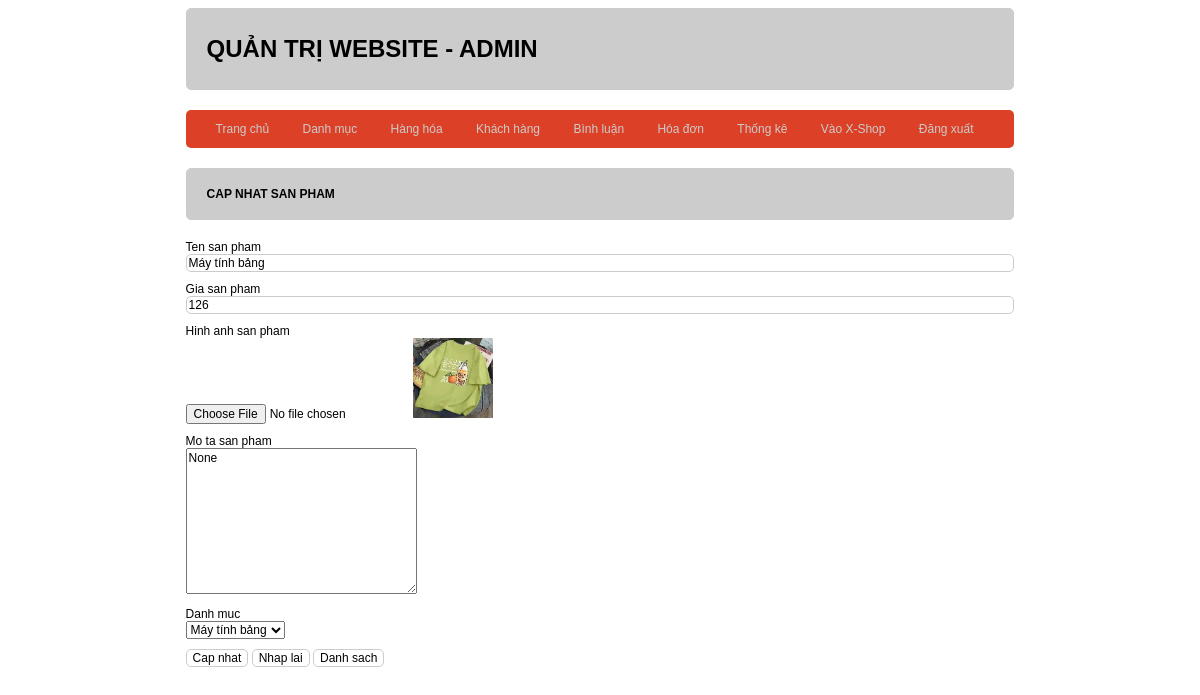
Screenshot of /admin/index.php?act=suasp&id=4 with the database file from the repository.
### tables this page shows
CREATE TABLE `san_pham` (
  `id` int(11) NOT NULL,
  `name` varchar(255) NOT NULL,
  `price` double(10,2) NOT NULL DEFAULT 0.00,
  `image` varchar(255) DEFAULT NULL,
  `mo_ta` text DEFAULT NULL,
  `view` int(11) NOT NULL DEFAULT 0,
  `iddm` int(11) NOT NULL
);

### model/pdo.php (called while the page is built, shortened)
<?php
function pdo_get_connection(){
    $dburl = "mysql:host=localhost;dbname=duanmau_ph23939;charset=utf8";
    $username = 'root';
    $password = '';
    $conn = new PDO($dburl, $username, $password);
    $conn->setAttribute(PDO::ATTR_ERRMODE, PDO::ERRMODE_EXCEPTION);
    return $conn;
}
function pdo_query($sql){
    $sql_args = array_slice(func_get_args(), 1);
    try{
        $conn = pdo_get_connection();
        $stmt = $conn->prepare($sql);
        $stmt->execute($sql_args);
        $rows = $stmt->fetchAll();
        return $rows;
    }
    catch(PDOException $e){
        throw $e;
    }
    finally{
        unset($conn);
    }
}
function pdo_query_one($sql){
    $sql_args = array_slice(func_get_args(), 1);
    try{
        $conn = pdo_get_connection();
        $stmt = $conn->prepare($sql);
        $stmt->execute($sql_args);
        $row = $stmt->fetch(PDO::FETCH_ASSOC);
        return $row;
    }
    catch(PDOException $e){
        throw $e;
    }
    finally{
        unset($conn);
    }
}

### model/san_pham.php (called while the page is built, shortened)
<?php
function loadOne_sanpham($idsp){
    $sql ="select * from san_pham where id=".$idsp;
    $sp=pdo_query_one($sql);
    return $sp;
}
 ?>

### model/danh_muc.php (called while the page is built, shortened)
<?php
function loadAll_danhmuc(){
    $sql = "select * from danh_muc order by id desc";
    $listdanhmuc=pdo_query($sql);
    return $listdanhmuc;
}
 ?>

### admin/sanpham/update.php (the view, shortened to what this page needs)
<?php
    if(is_array($sanpham)){
        extract($sanpham);
    }
    $imagePath = "../Uploads/".$image;
    if(is_file($imagePath)){
        $img = "<img src='".$imagePath."' height='80px'>";
    } else{
        $img = "No image";
    }
?>
<div class="row">
            <div class="row formtitle">
                <h1>CAP NHAT SAN PHAM</h1>
            </div>
            <div class="row formcontent">
                <form action="index.php?act=updatesp" method="post" enctype="multipart/form-data">
                    <div class="row mb10">
                        Ten san pham<br>
                        <input type="text" name="name" value="<?php if(isset($name)&&($name!="")) echo $name; ?>">
                    </div>
                    <div class="row mb10">
                        Gia san pham<br>
                        <input type="text" name="price" value="<?php if(isset($price)&&($price!="")) echo $price; ?>">
                    </div>
                    <div class="row mb10">
                        Hinh anh san pham<br>
                        <input type="file" name="image"><?php if(isset($img)&&($img!="")) echo $img; ?>
                    </div>
                    <div class="row mb10">
                        Mo ta san pham<br>
                        <textarea name="mo_ta" cols="30" rows="10"><?php if(isset($mo_ta)&&($mo_ta!="")) echo $mo_ta; ?></textarea>
                    </div>
                    <div class="row mb10">
                        Danh muc<br>
                    <select name="iddm" id="">
                            <?php
                                foreach ($listdanhmuc as $danhmuc) {
                                    extract($danhmuc);
                                    if($iddm==$id) echo '<option value="'.$id.'" selected>'.$name.'</option>';
                                    else echo '<option value="'.$id.'">'.$name.'</option>';
                                }
                            ?>
                    </select>
                    </div>
                    <br>
                    <div class="row mb10">
                        <input type="submit" name="cap_nhat" value="Cap nhat"></input>
                        <input type="reset" value="Nhap lai"></input>
                        <a href="index.php?act=listsp"><input type="button" value="Danh sach"></input></a>
                    </div>
                </form>
            </div>
        </div>
    </div>

### view/css/style.css (style rules this page uses)
* { box-sizing: border-box; font-family: sans-serif; font-size: 1vw; }
.row { float: left; width: 100%; }
.mb10 { margin-bottom: 10px; }
.formtaikhoan input[type="text"], .formtaikhoan input[type="password"], .formtaikhoan input[type="email"], .formcontent input[type="text"] { width: 100%; border: 1px #ccc solid; border-radius: 5px; }
.formtaikhoan input[type="submit"], .formtaikhoan input[type="reset"], .formtaikhoan input[type="button"], .formcontent input[type="submit"], .formcontent input[type="reset"], .formcontent input[type="button"], .searchbox input[type="submit"] { background-color: #fff; border: 1px #ccc solid; border-radius: 5px; }
.formtitle { background-color: #ccc; border: 1px #ccc solid; font-size: 1.5vw; color: rgb(0, 0, 0); border-radius: 5px; padding: 10px 20px; }
.formcontent { padding: 20px 0px; }
* { box-sizing: border-box }

### rows the page displays
san_pham: name "Máy tính bảng", price "126", image (picture), mo_ta "None"

### other values shown
form field iddm "Máy tính bảng"
